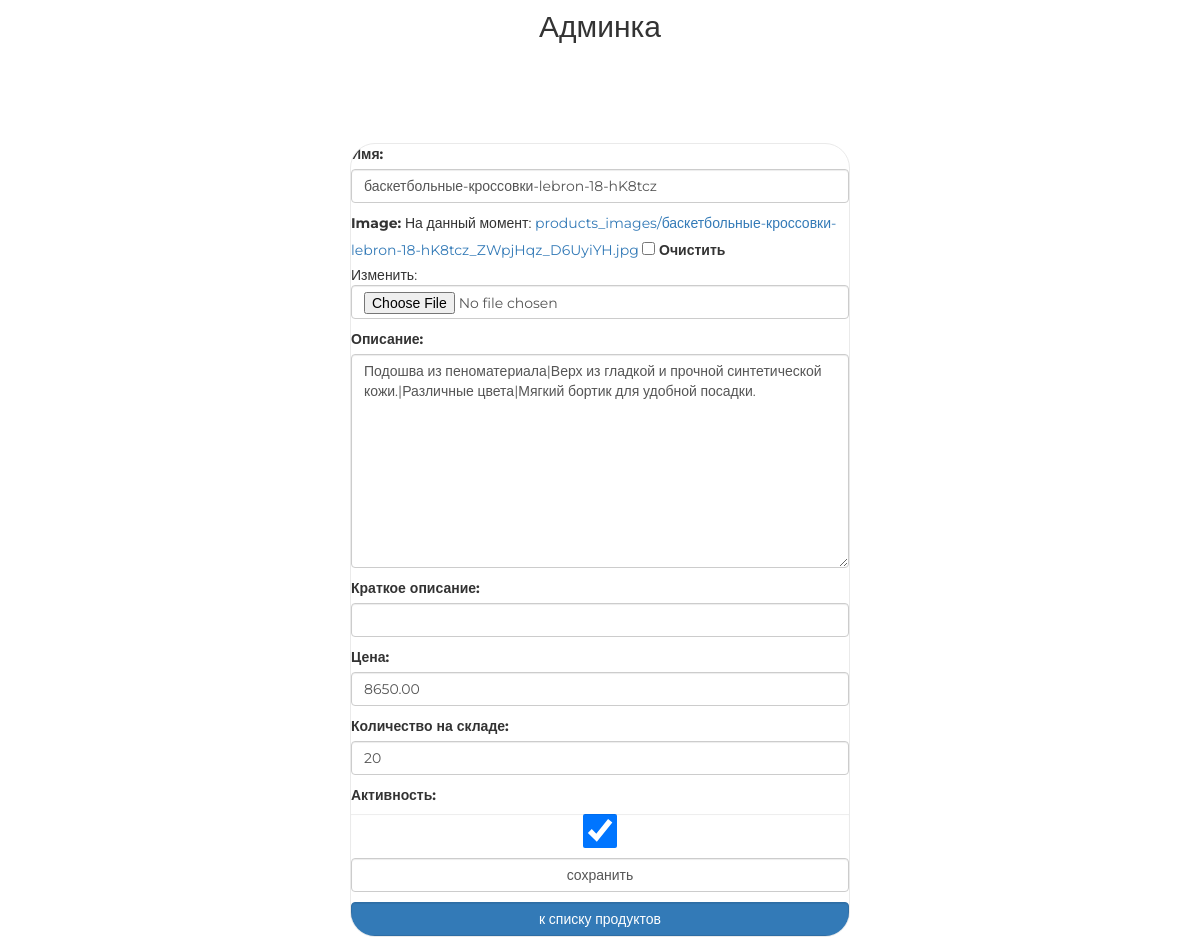
Before: /new/admin/product/update/2/ (signed in) with the older database file.
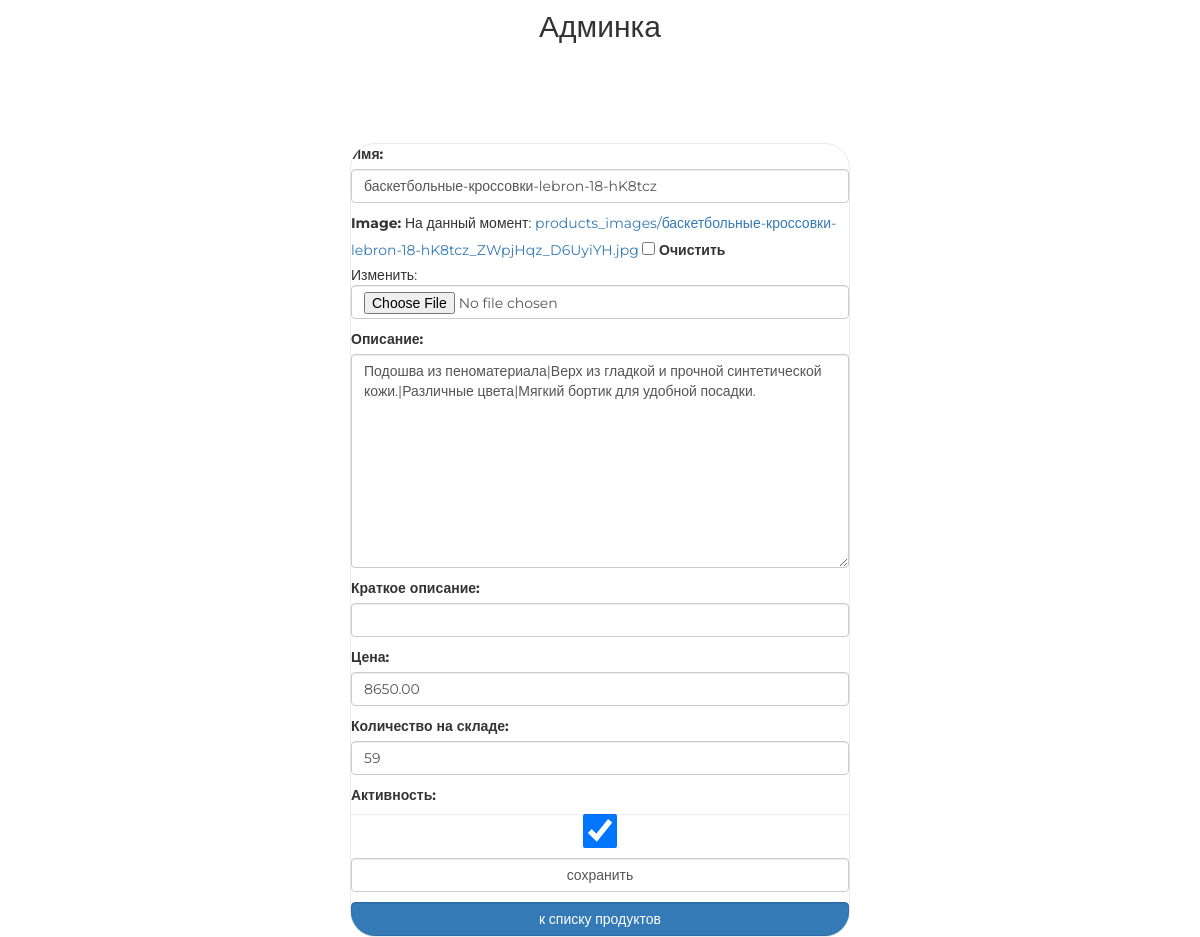
After: the same page with the newer database file.
### mainapp/models.py (models this page shows, shortened)
class Product(models.Model):
    category = models.ForeignKey(ProductCategory, on_delete=models.CASCADE)
    name = models.CharField('имя', max_length=64)
    image = models.ImageField(upload_to='products_images', blank=True)
    description = models.TextField('описание', blank=True)
    short_desc = models.CharField(
        'краткое описание', max_length=200, blank=True)
    price = models.DecimalField(
        'цена', max_digits=8, decimal_places=2, default=0)
    quantity = models.PositiveIntegerField('количество на складе', default=0)
    is_active = models.BooleanField('активность', db_index=True, default=True)
    class Meta:
        verbose_name = 'продукт'
        verbose_name_plural = 'продукты'
        ordering = ['name']

### adminapp/views.py (the view, shortened to what this page needs)
# urls.py: path('product/update/<int:pk>/', adminapp.ProductUpdate.as_view(),
class ProductUpdate(SuperUserOnlyMixin, PageTitleMixin, UpdateView):
    model = Product
    form_class = AdminProductUpdateForm
    page_title = 'админка/категории/продукты/редактирование'

### adminapp/forms.py
class AdminProductUpdateForm(ModelForm):
    class Meta:
        model = Product
        fields = '__all__'
    def __init__(self, *args, **kwargs):
        super().__init__(*args, **kwargs)
        for field_name, field in self.fields.items():
            field.widget.attrs['class'] = 'form-control'
            if field_name == 'category':
                field.widget = HiddenInput()

### adminapp/views.py (called while the page is built)
    @method_decorator(user_passes_test(lambda user: user.is_superuser))
    def dispatch(self, request, *args, **kwargs):
        return super().dispatch(request, *args, **kwargs)

    def get_context_data(self, **kwargs):
        context = super().get_context_data(**kwargs)
        context[self.page_title_key] = self.page_title
        return context

### mainapp/context_processors.py (called while the page is built)
def categories(request):
    return {
        'menu': ProductCategory.objects.filter(is_active=True)
    }

### adminapp/templates/mainapp/product_form.html (shortened to what this page needs)
{% extends 'adminapp/base.html' %}
{% load static %}
{% block container %}
    <div class="login">
        <form class="form-horizontal" method="post" enctype="multipart/form-data">
            {{ form.as_p }}
            <input class="form-control" type="submit" value="сохранить">
        </form>
        <a href="{% url 'new_admin:category_products' object.category_id %}"
           class="btn btn-primary form-control last">
            к списку продуктов
        </a>
    </div>
{% endblock %}

Changed rows visible on the page:
changed Product "баскетбольные-кроссовки-lebron-18-hK8tcz": quantity "20" → "59"
